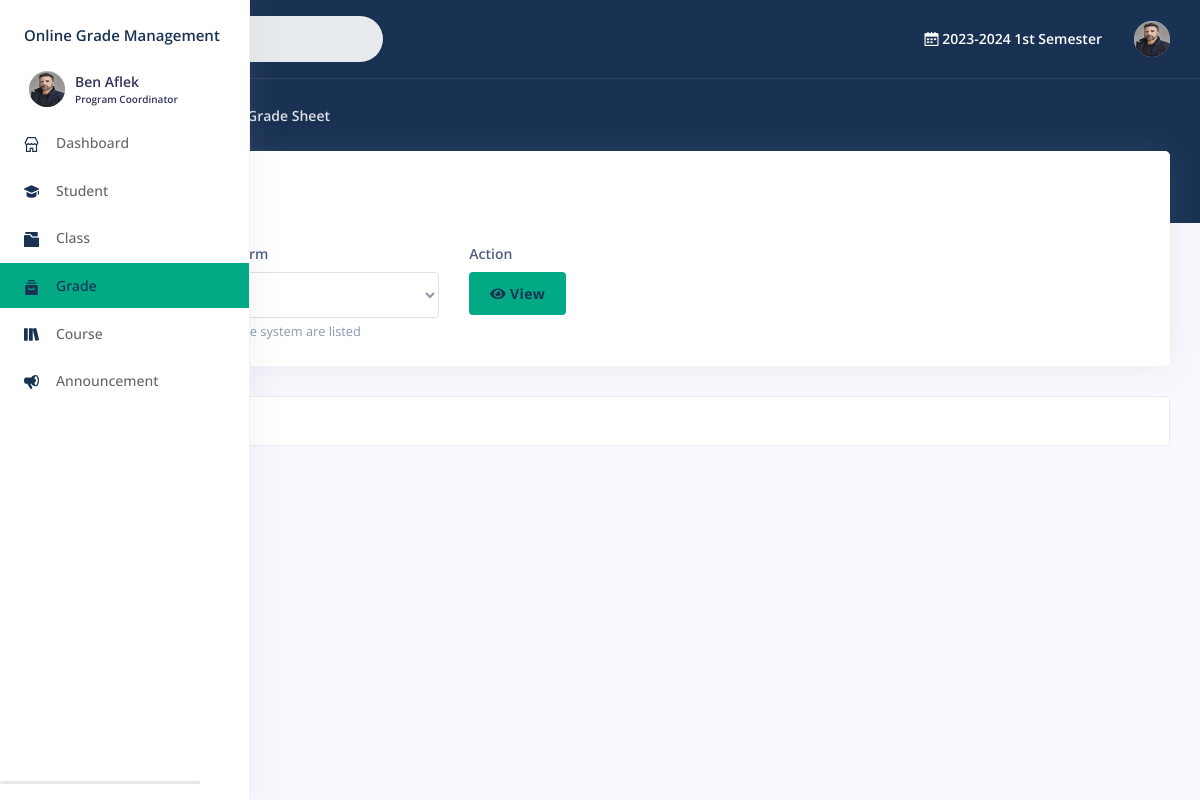
Page /faculty/grading_sheet.php (signed in) on the committed database.
### tables this page shows
CREATE TABLE `staff` (
  `id` int(11) NOT NULL,
  `user_id` int(11) DEFAULT NULL,
  `username` text NOT NULL,
  `institute_id` int(11) DEFAULT NULL,
  `position_id` int(11) NOT NULL,
  `created_on` datetime NOT NULL
);

CREATE TABLE `user` (
  `id` int(11) NOT NULL,
  `type` text NOT NULL,
  `username` text NOT NULL,
  `password` text NOT NULL,
  `firstname` text NOT NULL,
  `middlename` text DEFAULT NULL,
  `lastname` text NOT NULL,
  `gender` text DEFAULT NULL,
  `birthdate` date DEFAULT NULL,
  `address` text DEFAULT NULL,
  `phone_no` text DEFAULT NULL,
  `profileImage` text DEFAULT NULL,
  `isPasswordChanged` int(11) NOT NULL,
  `status` int(11) NOT NULL,
  `updated_on` datetime DEFAULT NULL,
  `created_on` datetime NOT NULL
);

CREATE TABLE `period` (
  `id` int(22) NOT NULL,
  `year` text NOT NULL,
  `term` int(11) NOT NULL,
  `status` int(11) NOT NULL,
  `updated_on` datetime DEFAULT NULL,
  `created_on` datetime NOT NULL
);

### faculty/include/session.php (called while the page is built, shortened)
<?php
	include '../include/conn.php';
		if($_SESSION['type']=='faculty'){
			$stmt = $con->prepare("SELECT *,
				`user`.`id` AS `user_id`,
				`staff`.`id` AS `staff_id`
			 	FROM `user`
				INNER JOIN `staff` ON `staff`.`username` =`user`.`username`
				WHERE `user`.`id` = ? LIMIT 1");
			$stmt->execute([$_SESSION['faculty']]);
			$user = $stmt->fetch(PDO::FETCH_ASSOC);;
		}else{
			echo"<script>window.location.href='../403.php';</script>";
		}

### faculty/grading_sheet.php (the view, shortened to what this page needs)
<?php
	include("include/session.php");
	$parentpage='';
	$page='Grade';
	include("include/header.php");
?>
	</head>
	<?php include("include/sidebar.php"); ?>
	<div class="main-content" id="panel">
		<?php
			include("include/topnav.php");
			include("include/breadcrumbs.php");
		?>
		<div class="container-fluid mt--6">
			<div class="row">
				<div class="col">
					<div class="card">
						<div class="card-header border-0">
							<div class="row">
								<div class="col-6">
									<h3 class="mb-0 text-primary font-weight-bolder">Grading Sheet</h3>
								</div>
							<div class="col-6 text-right">
							</div>
						</div>
					</div>
					<div class="table-responsive">
						<div class="card-body">
							<form action="grading_sheet.php" method="POST">
								<div class="row">
									<div class="col-lg-4" style="">
										<label class="form-control-label"> Academic Year & Term</label>
										<select class="form-control" id="period_id" name="period_id"  required>
										<option class="form-control" value="">Select A.Y.&Term</option>
										</select>
										<span class="text-muted"><small> All academic year in the system are listed</small></span>
									</div>
									<div class="col-lg-3" style="">
										<label class="form-control-label"> Action</label><br>
										<button type="submit"  id="view" name="view"  class="btn bg-green text-primary font-weight-bolder">
												<i class="fa fa-eye text-primary"></i>
												View
										</button>
									</div>
								</div>
							</form>
						</div>
					</div>
				</div>
						</div>
					</div>
				<?php include("include/footer.php"); ?>
       		</div>
      	</div>
	</body>
</html>

### faculty/include/sidebar.php (shortened to what this page needs)
<body>
  <?php
    include '../include/conn.php';
    include("include/session.php");
  ?>
  <nav class="sidenav navbar navbar-vertical fixed-left navbar-expand-xs navbar-light bg-white text-white" id="sidenav-main">
    <div class="scrollbar-inner">
      <div class="sidenav-header d-flex align-items-center">
        <a class="navbar-brand " href="./" style="width:">
          <h4 class="text-primary fonr-weight-bolder">Online Grade Management</h4>
        </a>
          <div class="navbar-brand sidebar-user text-left">
            <a href="profile.php">
            <span class="avatar avatar-sm rounded-circle" >
              <?php $userphoto = $user['profileImage'];
                if ($userphoto == "") :
              ?>
              <img src="img/profile.png" alt="Image placeholder">
              <?php else : ?>
                <img alt="Image placeholder" src="img/<?php echo htmlentities($userphoto); ?>" style="width:40px;height:35px;border-radius:50%;">
              <?php endif; ?>
            </span>
            <span>
              <h5 class=" m-0 text-sm  font-weight-bold">
                <?php echo  htmlentities($user['firstname'].' '.$user['lastname']);  ?>
              </h5>
              <h6 class="text-overflow m-0" data-toggle="tooltip" data-placement="left" title="User">
                <?php
                if($user['position_id']=='2'){
                  $position="Program Coordinator";
                }else if($user['position_id']=='3'){
                  $position="Teacher";
                }
                echo htmlentities($position);  ?>
              </h6>
            </span>
            </a>
          </div>
        <div class="ml-auto">
          <div class="sidenav-toggler d-none d-xl-block" data-action="sidenav-unpin" data-target="#sidenav-main">
          </div>
        </div>
      </div>
      <br>
      <div class="navbar-inner">
        <div class="collapse navbar-collapse" id="sidenav-collapse-main">
          <ul class="navbar-nav">
            <li class="nav-item">
              <a class="nav-link <?php echo ($parentpage == "dashboard" ? " bg-green text-primary" : "") ?>" href="./">
                <i class="ni ni-shop text-primary"></i>
                <span class="nav-link-text">Dashboard</span>
              </a>
            </li>
            <?php
                if($user['position_id']=='2'){
              ?>
            <li class="nav-item">
              <a class="nav-link <?php echo ($page == "Student" ? "bg-green  text-primary" : "") ?>" href="student.php">
                <i class="ni ni-hat-3 text-primary"></i>
                <span class="nav-link-text">Student</span>
              </a>
            </li>
              <?php
               }else if($user['position_id']=='3'){
              ?>
              <li class="nav-item">
              <a class="nav-link <?php echo ($page  == "Student" ? "bg-green  text-primary" : "") ?>" href="#navbar-account" data-toggle="collapse" role="button" aria-expanded="<?php echo ($page == "Student" ? "true" : "false") ?>" aria-controls="navbar-dataaccount">
                <i class="ni ni-hat-3 text-primary"></i>
                <span class="nav-link-text">Student</span>
              </a>
              <div class="collapse <?php echo ($page == "Student" ? "show" : "") ?>" id="navbar-account">
                <ul class="nav nav-sm flex-column">
                  <li class="nav-item">
                    <a href="student_list.php" class="nav-link  <?php echo ($childpage == "Student" ? "bg-green  text-primary" : "") ?>">Student List</a>
                  </li>
                  <li class="nav-item">
                    <a href="print_list.php" class="nav-link <?php echo ($childpage == "Print" ? "bg-green  text-primary" : "") ?>">Print List</a>
                  </li>
                </ul>
              </div>
            </li>
              <?php
                }
                if($user['position_id']=='2'){
              ?>
            <li class="nav-item">
              <a class="nav-link <?php echo ($page == "Class" ? "bg-green  text-primary" : "") ?>" href="class.php">
                <i class="ni ni-folder-17  text-primary"></i>
                <span class="nav-link-text">Class</span>
              </a>
            </li>
            <?php
               }else if($user['position_id']=='3'){
              ?>
              <a class="nav-link <?php echo ($page == "Class" ? "bg-green  text-primary" : "") ?>" href="class_course.php">
                <i class="ni ni-folder-17  text-primary"></i>
                <span class="nav-link-text">Class</span>
              </a>
              <?php
               }
             ?>
            <?php
                if($user['position_id']=='2'){
              ?>
              <li class="nav-item">
                <a class="nav-link <?php echo ($page == "Grade" ? "bg-green  text-primary" : "") ?>" href="grade.php">
                  <i class="ni ni-archive-2  text-primary"></i>
                  <span class="nav-link-text">Grade</span>
                </a>
              </li>
            <?php
               }else if($user['position_id']=='3'){
              ?>
                <li class="nav-item">
                  <a class="nav-link <?php echo ($page == "Grade" ? "bg-green  text-primary" : "") ?>" href="grading_sheet.php">
                    <i class="ni ni-archive-2  text-primary"></i>
                    <span class="nav-link-text">Grading Sheet</span>
                  </a>
                </li>
                <li class="nav-item">
                  <a class="nav-link <?php echo ($page == "Grades" ? "bg-green  text-primary" : "") ?>" href="grades.php">
                    <i class="ni ni-archive-2  text-primary"></i>
                    <span class="nav-link-text">Grades</span>
                  </a>
                </li>
               <?php
               }
             ?>
            <?php
                if($user['position_id']=='2'){
              ?>
            <li class="nav-item">
              <a class="nav-link <?php echo ($page == "Course" ? "bg-green  text-primary" : "") ?>" href="course.php">
                <i class="ni ni-books text-primary"></i>
                <span class="nav-link-text">Course</span>
              </a>
            </li>
              <?php
               }else if($user['position_id']=='3'){
              ?>
              <li class="nav-item">
                <a class="nav-link <?php echo ($page == "Course" ? "bg-green  text-primary" : "") ?>" href="course_schedule.php">
                  <i class="ni ni-books text-primary"></i>
                  <span class="nav-link-text">Course</span>
                </a>
              </li>
              <?php
               }
             ?>
              <?php
                if($user['position_id']=='2'){
              ?>
			      <li class="nav-item">
              <a class="nav-link <?php echo ($page == "announcement" ? "bg-green  text-primary" : "") ?>" href="announcement.php">
                <i class="ni ni-notification-70 text-primary"></i>
                <span class="nav-link-text">Announcement</span>
              </a>
            </li>
              <?php
               }
             ?>
          </ul>
        </div>
      </div>
    </div>
  </nav>

### faculty/include/topnav.php (shortened to what this page needs)
<?php
  include '../include/conn.php';
	include("include/session.php");
?>
  <nav class="navbar navbar-top navbar-expand navbar-dark bg-primary border-bottom">
    <div class="container-fluid">
      <div class="collapse navbar-collapse" id="navbarSupportedContent">
        <form class="navbar-search navbar-search-light form-inline mr-sm-3" id="navbar-search-main">
          <div class="form-group mb-0">
            <div class="input-group input-group-alternative input-group-merge">
              <div class="input-group-prepend">
                <span class="input-group-text"><i class="fas fa-search"></i></span>
              </div>
              <input class="form-control" placeholder="Search Page ..." onkeyup="showResult(this.value)" type="text">
            </div>
          </div>
        </form>
        <ul class="navbar-nav align-items-center ml-md-auto">
          <li class="nav-item dropdown">
            <p class="nav-link mb-0 text-sm  font-weight-bold text-white" href="#">
              <i class="ni ni-calendar-grid-58"></i>
              <?php
                try {
                    $query = "SELECT * FROM `period` WHERE `status` = '1' LIMIT 1";
                    $stmt = $con->prepare($query);
                    $stmt->execute();
                    $result = $stmt->fetch(PDO::FETCH_ASSOC);
                    if ($result) {
                        echo $result['year'] . " ";
                        if ($result['term'] == '1') echo "1st Semester";
                        else if ($result['term'] == '2') echo "2nd Semester";
                        else if ($result['term'] == '3') echo "Summer";
                        else echo "Unknown Term";
                    } else  echo "No active period found.";
                } catch (PDOException $e) {  echo "Error: " . $e->getMessage(); }
              ?>
            </p>
          </li>
        </ul>
        <ul class="navbar-nav align-items-center ml-auto ml-md-0">
          <li class="nav-item dropdown">
            <a class="nav-link pr-0" href="#" role="button" data-toggle="dropdown" aria-haspopup="true" aria-expanded="false">
              <div class="media align-items-center">
                  <span class="avatar avatar-sm rounded-circle">
                    <?php $userphoto = $user['profileImage'];
                    if ($userphoto == "") :
                    ?>
                      <img src="img/profile.png" alt="Image placeholder">
                    <?php else : ?>
                      <img alt="Image placeholder" src="img/<?php echo htmlentities($userphoto); ?>" style="width:40px;height:35px;border-radius:50%;">
                    <?php endif; ?>
                  </span>
              </div>
            </a>
          </li>
        </ul>
      </div>
    </div>
  </nav>

### assets/css/style.css (style rules this page uses)
:root { --blue: #5e72e4; --indigo: #5603ad; --purple: #8965e0; --pink: #f3a4b5; --red: #f5365c; --orange: #fb6340; --yellow: #ffd600; --green: #01A985; --green2: #128C7E; --green3: #075E54; --teal: #11cdef; --cyan: #2bffc6; --white: #fff; --gray: #8898aa; --gray-dark: #32325d; --light: #ced4da; --lighter: #e9ecef; --primary: #193153; --secondary: #f7fafc; --success: #2dce89; --info: #11cdef; --warning: #fb6340; --danger: #f5365c; --light: #adb5bd; --dark: #212529; --default: #172b4d; --white: #fff; --neutral: #fff; --darker: black; --breakpoint-xs: 0; --breakpoint-sm: 576px; --breakpoint-md: 768px; --breakpoint-lg: 992px; --breakpoint-xl: 1200px; --font-family-sans-serif: Open Sans, sans-serif; --font-family-monospace: SFMono-Regular, Menlo, Monaco, Consolas, 'Liberation Mono', 'Courier New', monospace; }

### faculty/include/sidebar.php (style rules this page uses)
.sidebar-user { /border:1px solid red; border-radius: 5px; width:100%; height:50px; position:absolute; padding:10px 10px; line-height:50px; margin-top:100px; }
.sidebar-user span { float:left; margin:-17px 5px; /border:1px solid red; }

### rows in the picture
staff: user.profileImage (picture), user.firstname+lastname "Ben Aflek", position "Program Coordinator"
period: year "2023-2024"

### other values in the picture
$currentpage "Grade Sheet"
